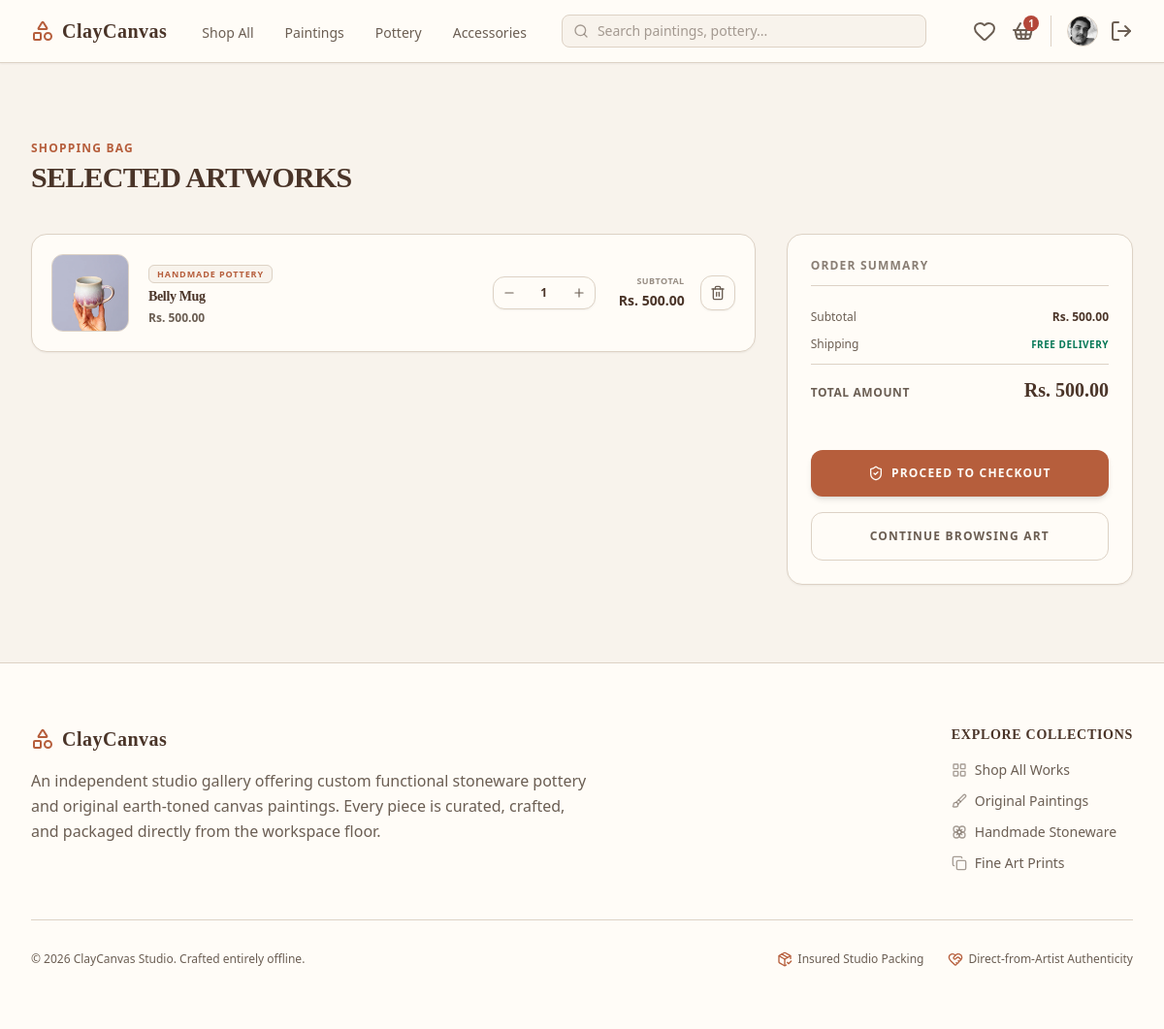
The page /cart/ (signed in) on the database as committed earlier.
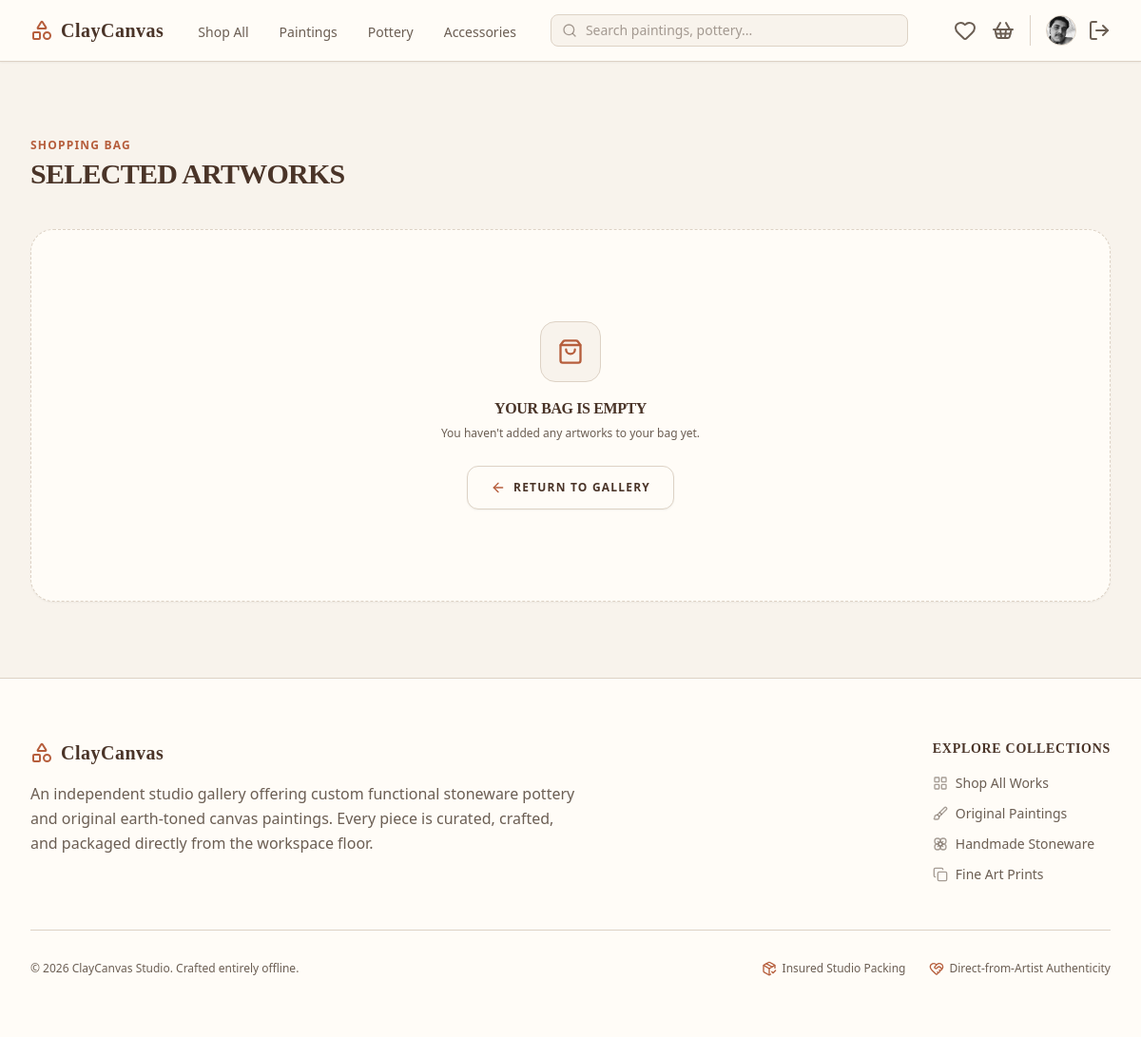
The same page on the database as committed later.
### cc_app/models.py (models this page shows, shortened)
class User(AbstractUser):
    phone = models.CharField(max_length=20, blank=True)
    address = models.TextField(blank=True)
    profile_picture = models.ImageField(upload_to='images/user/', blank=True, null=True)

class Cart(models.Model):
    customer = models.OneToOneField(User, on_delete=models.CASCADE, related_name='cart')

class CartItem(models.Model):
    cart = models.ForeignKey(Cart, on_delete=models.CASCADE, related_name='items')
    product = models.ForeignKey(Product, on_delete=models.CASCADE)
    quantity = models.PositiveIntegerField(default=1)
    @property
    def total_price(self):
        return self.product.price * self.quantity

class Product(models.Model):
    class Category(models.TextChoices):
        PAINTINGS = 'paintings', 'Original Paintings'
        POTTERY = 'pottery', 'Handmade Pottery'
        CERAMICS = 'ceramics', 'Sculptures & Ceramics'
        PRINTS = 'prints', 'Canvas & Fine Art Prints'
        ACCESSORIES = 'accessories', 'Art Supplies & Displays'
    name = models.CharField(max_length=255)
    category = models.CharField(max_length=30, choices=Category.choices)
    description = models.TextField(help_text="Detailed description of the artwork, dimensions, and materials used.")
    price = models.DecimalField(max_digits=10, decimal_places=2)
    stock = models.PositiveIntegerField(default=1, help_text="Set to 1 for unique, original one-off masterworks.")
    product_image = models.ImageField(upload_to='images/products/')
    is_active = models.BooleanField(default=True)
    created_at = models.DateTimeField(auto_now_add=True)

### cc_app/views/cart_view.py (the view)
# urls.py: path('cart/', cart_view, name='cart'),
@login_required
def cart_view(request):
    if request.user.is_staff:
        messages.error(request, "Staff members do not have a shopping cart.")
        return redirect('/products/')
    cart, created = Cart.objects.get_or_create(customer=request.user)
    cart_items = CartItem.objects.filter(cart=cart)
    total_price = sum(item.product.price * item.quantity for item in cart_items)
    return render(request, 'main/cart_page.html', {'cart_items': cart_items, 'total_price': total_price})

### cc_app/templates/main/cart_page.html (shortened to what this page needs)
<!DOCTYPE html>
<html lang="en">
<head>
    {% load static %}
    <link href="{% static 'css/styles.css' %}" rel="stylesheet" />
</head>
<body class="bg-[#F8F3EC] text-[#6B5E53] font-sans min-h-screen flex flex-col antialiased">
    {% include 'components/_navbar.html' %}
    <main class="flex-grow max-w-7xl w-full mx-auto px-4 sm:px-6 lg:px-8 py-12 lg:py-20">
        <div class="mb-10">
            <h1 class="text-xs font-bold uppercase tracking-widest text-[#B65E3C] mb-1">Shopping Bag</h1>
            <p class="text-2xl lg:text-3xl font-bold tracking-tight text-[#4A3428] uppercase font-serif">Selected Artworks</p>
        </div>
        {% if cart_items %}
            <div class="grid grid-cols-1 lg:grid-cols-3 gap-8 items-start">
                <div class="lg:col-span-2 space-y-4">
                    {% for item in cart_items %}
                        <div class="bg-[#FFFCF7] border border-[#DDD2C5] rounded-2xl p-4 sm:p-5 flex flex-col sm:flex-row items-center justify-between gap-5 hover:border-[#B65E3C]/50 transition-all shadow-sm">
                            <div class="flex flex-col sm:flex-row items-center gap-5 w-full sm:w-auto">
                                <div class="w-20 h-20 bg-[#F8F3EC] border border-[#DDD2C5] rounded-xl overflow-hidden shrink-0">
                                    {% if item.product.product_image %}
                                        <img src="{{ item.product.product_image.url }}" alt="{{ item.product.name }}" class="w-full h-full object-cover">
                                    {% else %}
                                        <div class="w-full h-full flex items-center justify-center">
                                            <i data-lucide="camera" class="w-6 h-6 text-[#6B5E53]/40"></i>
                                        </div>
                                    {% endif %}
                                </div>
                                <div class="space-y-1 text-center sm:text-left">
                                    <span class="text-[9px] font-bold uppercase tracking-widest text-[#B65E3C] bg-[#F8F3EC] border border-[#DDD2C5] px-2 py-0.5 rounded-md">
                                        {{ item.product.get_category_display }}
                                    </span>
                                    <h3 class="font-bold text-[#4A3428] text-sm tracking-tight line-clamp-1 mt-1 font-serif">
                                        {{ item.product.name }}
                                    </h3>
                                    <p class="text-xs font-semibold text-[#6B5E53]">
                                        Rs. {{ item.product.price|floatformat:2 }}
                                    </p>
                                </div>
                            </div>
                            <div class="flex items-center justify-between sm:justify-end gap-6 w-full sm:w-auto border-t sm:border-t-0 border-[#DDD2C5] pt-4 sm:pt-0">
                                <div class="flex items-center border border-[#DDD2C5] rounded-xl overflow-hidden bg-[#FFFCF7] shadow-sm">
                                    <a href="/cart/decrease/{{ item.product.id }}/" class="w-8 h-8 flex items-center justify-center text-[#6B5E53] hover:text-[#B65E3C] hover:bg-[#F8F3EC] transition-colors">
                                        <i data-lucide="minus" class="w-3.5 h-3.5"></i>
                                    </a>
                                    <span class="w-10 text-center text-xs font-bold text-[#4A3428]">
                                        {{ item.quantity }}
                                    </span>
                                    <a href="/cart/increase/{{ item.product.id }}/" class="w-8 h-8 flex items-center justify-center text-[#6B5E53] hover:text-[#B65E3C] hover:bg-[#F8F3EC] transition-colors">
                                        <i data-lucide="plus" class="w-3.5 h-3.5"></i>
                                    </a>
                                </div>
                                <div class="flex items-center gap-4">
                                    <div class="text-right hidden sm:block">
                                        <span class="text-[9px] text-[#6B5E53]/70 block uppercase font-bold tracking-wider">Subtotal</span>
                                        <span class="text-sm font-bold text-[#4A3428]">Rs. {{ item.total_price|floatformat:2 }}</span>
                                    </div>
                                    <a href="/cart/remove/{{ item.product.id }}/" class="w-9 h-9 bg-[#FFFCF7] hover:bg-rose-50 border border-[#DDD2C5] hover:border-rose-200 text-[#6B5E53] hover:text-rose-600 rounded-xl transition-all flex items-center justify-center shadow-sm">
                                        <i data-lucide="trash-2" class="w-4 h-4"></i>
                                    </a>
                                </div>
                            </div>
                        </div>
                    {% endfor %}
                </div>
                <div class="bg-[#FFFCF7] border border-[#DDD2C5] rounded-2xl p-6 space-y-6 lg:sticky lg:top-24 shadow-sm">
                    <h2 class="text-xs font-bold uppercase tracking-widest text-[#6B5E53]/80 border-b border-[#DDD2C5] pb-3">Order Summary</h2>
                    <div class="space-y-3">
                        <div class="flex justify-between items-center text-xs">
                            <span class="text-[#6B5E53] font-medium">Subtotal</span>
                            <span class="font-bold text-[#4A3428]">Rs. {{ total_price|floatformat:2 }}</span>
                        </div>
                        <div class="flex justify-between items-center text-xs">
                            <span class="text-[#6B5E53] font-medium">Shipping</span>
                            <span class="font-bold text-emerald-700 uppercase tracking-wider text-[10px]">Free Delivery</span>
                        </div>
                        <div class="border-t border-[#DDD2C5] pt-3 flex justify-between items-baseline">
                            <span class="text-xs font-bold uppercase tracking-wider text-[#6B5E53]">Total Amount</span>
                            <span class="text-xl font-bold text-[#4A3428] font-serif">Rs. {{ total_price|floatformat:2 }}</span>
                        </div>
                    </div>
                    <form method="POST" action="/payment/initiate/" class="space-y-4 pt-2">
                        <button type="button" id="action_button" class="w-full bg-[#B65E3C] hover:bg-[#94492F] text-[#FFFCF7] font-bold py-4 px-6 rounded-xl text-xs uppercase tracking-widest transition-all flex items-center justify-center gap-2 shadow-md hover:shadow-lg cursor-pointer">
                            <i data-lucide="shield-check" class="w-4 h-4"></i>
                            <span id="button_text">Proceed to Checkout</span>
                        </button>
                        <a href="/products/" class="w-full bg-transparent hover:bg-[#F8F3EC] text-[#6B5E53] hover:text-[#4A3428] font-bold py-4 px-6 rounded-xl text-xs uppercase tracking-widest transition-all flex items-center justify-center gap-2 border border-[#DDD2C5]">
                            Continue Browsing Art
                        </a>
                    </form>
                </div>
            </div>
        {% else %}
            <div class="flex flex-col items-center justify-center text-center py-24 border border-dashed border-[#DDD2C5] rounded-3xl bg-[#FFFCF7] shadow-sm">
                <div class="w-16 h-16 bg-[#F8F3EC] rounded-2xl flex items-center justify-center border border-[#DDD2C5] mb-4">
                    <i data-lucide="shopping-bag" class="w-7 h-7 text-[#B65E3C]"></i>
                </div>
                <h3 class="text-[#4A3428] font-bold text-base tracking-tight font-serif uppercase">Your Bag is Empty</h3>
                <p class="text-xs text-[#6B5E53] mt-1 max-w-xs leading-relaxed mb-6 font-medium">You haven't added any artworks to your bag yet.</p>
                <a href="/products/" class="bg-[#FFFCF7] hover:bg-[#F8F3EC] border border-[#DDD2C5] text-[#4A3428] font-bold px-6 py-3.5 rounded-xl text-xs uppercase tracking-widest transition-all flex items-center gap-2 shadow-sm">
                    <i data-lucide="arrow-left" class="w-4 h-4 text-[#B65E3C]"></i>
                    Return to Gallery
                </a>
            </div>
        {% endif %}
    </main>
    {% include 'components/_footer.html' %}
</body>
</html>

### cc_app/templates/components/_navbar.html (shortened to what this page needs)
<nav class="bg-[#FFFCF7] border-b border-[#DDD2C5] sticky top-0 z-50 shadow-sm">
    <div class="max-w-7xl mx-auto px-4 sm:px-6 lg:px-8">
        <div class="flex justify-between h-16 items-center">
            <div class="flex items-center flex-1 md:flex-initial">
                <a href="/" class="flex-shrink-0 flex items-center mr-8">
                    <i data-lucide="shapes" class="text-[#B65E3C] mr-2"></i>
                    <span class="text-xl font-bold tracking-wide text-[#4A3428] font-serif">ClayCanvas</span>
                </a>
                <div class="hidden md:flex space-x-6 font-medium">
                    <a href="/products/" class="{% if request.path == '/products/' and not request.GET.category %}text-[#B65E3C] border-b-2 border-[#B65E3C]{% else %}text-[#6B5E53] hover:text-[#B65E3C]{% endif %} px-1 pt-1 text-sm transition">Shop All</a>
                    <a href="/products/?category=paintings" class="{% if request.GET.category == 'paintings' %}text-[#B65E3C] border-b-2 border-[#B65E3C]{% else %}text-[#6B5E53] hover:text-[#B65E3C]{% endif %} px-1 pt-1 text-sm transition">Paintings</a>
                    <a href="/products/?category=pottery" class="{% if request.GET.category == 'pottery' %}text-[#B65E3C] border-b-2 border-[#B65E3C]{% else %}text-[#6B5E53] hover:text-[#B65E3C]{% endif %} px-1 pt-1 text-sm transition">Pottery</a>
                    <a href="/products/?category=accessories" class="{% if request.GET.category == 'accessories' %}text-[#B65E3C] border-b-2 border-[#B65E3C]{% else %}text-[#6B5E53] hover:text-[#B65E3C]{% endif %} px-1 pt-1 text-sm transition">Accessories</a>
                </div>
            </div>
            <div class="hidden sm:block flex-1 max-w-md mx-8">
                <form action="/products/" method="GET" class="relative m-0">
                    <div class="absolute inset-y-0 left-0 pl-3 flex items-center pointer-events-none">
                    </div>
                    <input type="text" name="q" value="{{ request.GET.q|default:'' }}" placeholder="Search paintings, pottery..." class="block w-full pl-9 pr-3 py-1.5 border border-[#DDD2C5] rounded-lg bg-[#F8F3EC] text-sm placeholder-[#6B5E53]/60 focus:outline-none focus:border-[#B65E3C] focus:bg-[#FFFCF7] text-[#4A3428] transition">
                </form>
            </div>
            <div class="flex items-center space-x-4">
                {% if not request.user.is_staff %}
                    <a href="/wishlist/" class="text-[#6B5E53] hover:text-[#B65E3C] transition relative">
                        <i data-lucide="heart"></i>
                    </a>
                    <a href="/cart/" class="text-[#6B5E53] hover:text-[#B65E3C] transition relative mr-2">
                        <i data-lucide="shopping-basket"></i>
                        {% if user.is_authenticated and user.cart.items.exists %}
                            <span class="absolute top-0 right-0 w-4 h-4 bg-[#B4473A] text-[#FFFCF7] text-[10px] font-bold rounded-full flex items-center justify-center transform translate-x-1 -translate-y-1">
                                {{ user.cart.items.count }}
                            </span>
                        {% endif %}
                    </a>
                {% endif %}
                {% if user.is_authenticated %}
                    <div class="flex items-center space-x-3 border-l border-[#DDD2C5] pl-4">
                        <a href="/profile/" class="block h-8 w-8 rounded-full overflow-hidden border border-[#DDD2C5] bg-[#F8F3EC] focus:outline-none">
                            {% if user.profile_picture %}
                                <img src="{{ user.profile_picture.url }}" alt="{{ user.username }}" class="h-full w-full object-cover">
                            {% else %}
                                <div class="h-full w-full flex items-center justify-center text-[#B65E3C] font-bold text-sm bg-[#F8F3EC]">
                                    {{ user.username|slice:":1"|upper }}
                                </div>
                            {% endif %}
                        </a>
                        <a href="/logout/" class="text-[#6B5E53] hover:text-[#B4473A] transition" title="Logout">
                            <i data-lucide="log-out"></i>
                        </a>
                    </div>
                {% endif %}
            </div>
        </div>
    </div>
</nav>

Rows that differ between the two databases and show on the page:
removed CartItem: product.product_image (picture), product.category "HANDMADE POTTERY", product.name "Belly Mug", product.price "500.00", quantity "1", total_price "500.00"
shown differently, row unchanged: User: cart.items.count "1" → (not shown)
Other text that changed with them:
{{ total_price|floatformat:2 }}: "500.00" → (not shown)
text no longer shown: "ORDER SUMMARY Subtotal Rs. Shipping FREE DELIVERY TOTAL AMOUNT Rs. PROCEED TO CHECKOUT CONTINUE BROWSING ART"
text now shown: "YOUR BAG IS EMPTY You haven't added any artworks to your bag yet. RETURN TO GALLERY"
